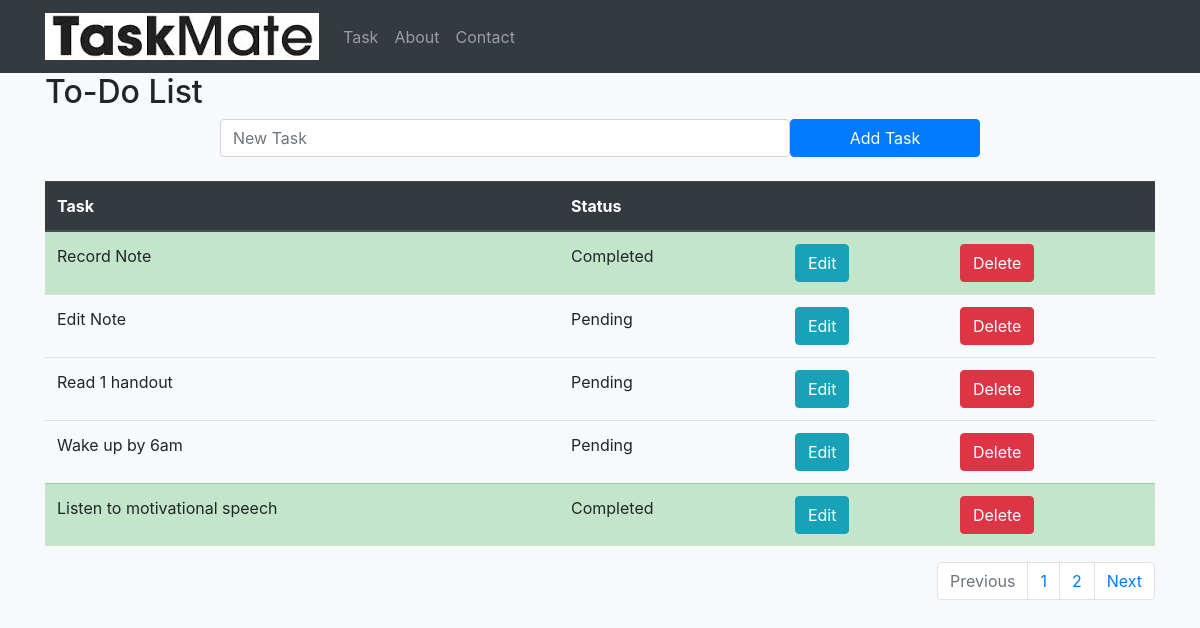
Page /task/ on the earlier database version.
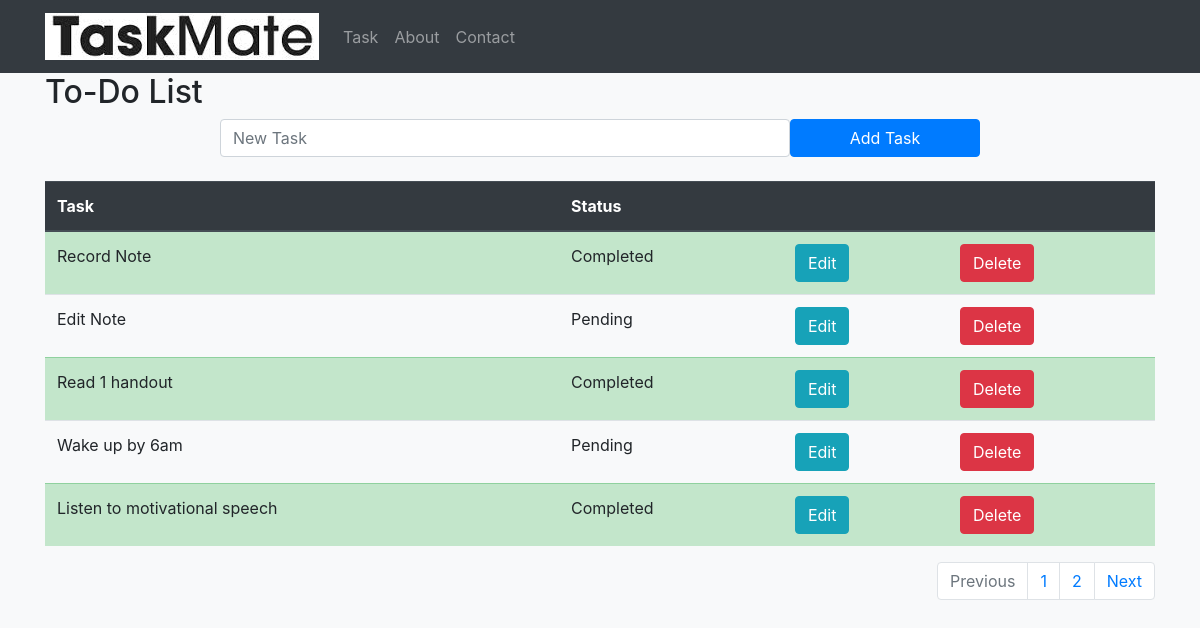
Same page on the later database version.
### todolist_app/models.py (models this page shows, shortened)
class TaskList(models.Model):
    task = models.CharField(max_length=300)
    done = models.BooleanField(default=False)

### todolist_app/views.py (the view)
# urls.py: path('', views.todolist, name="todolist"),
def todolist(request):
    if request.method == "POST":
        form = TaskForm(request.POST or None)
        if form.is_valid():
            form.save()
            messages.success(request, "New Task Added!")
        return redirect('todolist')
    else:
        all_task = TaskList.objects.all()
        paginator = Paginator(all_task, 5)
        page = request.GET.get('pg')
        all_task = paginator.get_page(page)
        return render(request, 'todolist.html', {'all_task': all_task, 'welcome_text': 'To-Do List'})

### todolist_app/templates/todolist.html (shortened to what this page needs)
{% extends 'base.html' %}  {% block content %}
<h2>{{welcome_text}}</h2>
<form method="POST" class="row">
  <label class="col-lg-2"></label>
  <input
    type="text"
    class="form-control col-lg-6"
    placeholder="New Task"
    name="task"
  />
  <button type="submit" class="btn btn-primary col-lg-2">Add Task</button>
  <label class="col-lg-2"></label>
</form>
<br />
<table class="table">
  <thead class="thead-dark">
    <tr>
      <th scope="col">Task</th>
      <th scope="col">Status</th>
      <th scope="col"></th>
      <th scope="col"></th>
    </tr>
  </thead>
  <tbody>
    {%if all_task%} {% for obj in all_task %} {%if obj.done%}
    <tr class="table-success">
      <td>{{obj.task}}</td>
      <td>Completed</td>
      <td><a href="{% url 'edit_task' obj.id %}"><button type="button" class="btn btn-info">Edit</button></a></td>
      <td><a href="{% url 'delete_task' obj.id %}"><button type="button" class="btn btn-danger">Delete</button></a></td>
    </tr>
    {%else %}
    <tr>
      <td>{{obj.task}}</td>
      <td>Pending</td>
      <td><a href="{% url 'edit_task' obj.id %}"><button type="button" class="btn btn-info">Edit</button></a></td>
      <td><a href="{% url 'delete_task' obj.id %}"><button type="button" class="btn btn-danger">Delete</button></a></td>
    </tr>
    {%endif%} {% endfor %} {%endif%}
  </tbody>
</table>
<nav aria-label="Page navigation example">
  <ul class="pagination justify-content-end">
    {% if all_task.has_previous%}
    <li class="page-item">
      <a class="page-link" href="?pg={{ all_task.previous_page_number }}"
        >Previous</a
      >
    </li>
    <li class="page-item">
      <a class="page-link" href="?pg={{ all_task.previous_page_number }}"
        >{{ all_task.previous_page_number }}</a
      >
    </li>
    {% else %}
    <li class="page-item disabled">
      <a class="page-link" href="?pg=1">Previous</a>
    </li>
    {% endif %}
    <li class="page-item">
      <a class="page-link" href="?pg={{all_task.number}}"
        >{{all_task.number}}</a
      >
    </li>
    {% if all_task.has_next %}
    <li class="page-item">
      <a class="page-link" href="?pg={{all_task.next_page_number}}"
        >{{all_task.next_page_number}}</a
      >
    </li>
    <li class="page-item">
      <a class="page-link" href="?pg={{all_task.next_page_number}}">Next</a>
    </li>
    {% else %}
    <li class="page-item disabled">
      <a class="page-link" href="?pg=1">Next</a>
    </li>
    {% endif %}
  </ul>
</nav>
{% endblock content %}

### templates/base.html (shortened to what this page needs)
{% load static %}
<!DOCTYPE html>
<html lang="en">
  <head>
    <link
      rel="stylesheet"
      href="https://cdn.jsdelivr.net/npm/bootstrap@4.5.3/dist/css/bootstrap.min.css"
    />
      <nav class="navbar navbar-expand-lg navbar-dark bg-dark">
        <div class="container">
            <a class="navbar-brand" href={% url 'index' %}><img src="{% static 'images/logo.png' %}", alt="Taskmate"/></a>
            <div class="collapse navbar-collapse" id="navbarNav">
            <ul class="navbar-nav">
                <li class="nav-item">
                  <a class="nav-link" href={% url 'todolist' %}>Task</a>
                </li>
                <li class="nav-item">
                <a class="nav-link" href={% url 'about' %}>About</a>
                </li>
                <li class="nav-item">
                <a class="nav-link" href={% url 'contact' %}>Contact</a>
                </li>
            </ul>
            </div>
        </div>
      </nav>
  </head>
  <body class="bg-light">
    <div class="container">
      {% block content %}
      {% endblock content %}
    </div>
  </body>
</html>

Differences in the rows shown:
changed TaskList "Read 1 handout": done "Pending" → "Completed"
